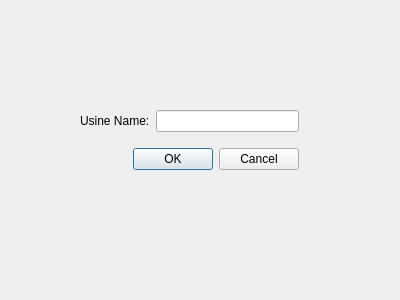
<?xml version="1.0" encoding="UTF-8"?>
<ui version="4.0">
 <class>createusine</class>
 <widget class="QDialog" name="createusine">
  <property name="geometry">
   <rect>
    <x>0</x>
    <y>0</y>
    <width>400</width>
    <height>300</height>
   </rect>
  </property>
  <property name="windowTitle">
   <string>Dialog</string>
  </property>
  <widget class="QWidget" name="">
   <property name="geometry">
    <rect>
     <x>80</x>
     <y>100</y>
     <width>219</width>
     <height>81</height>
    </rect>
   </property>
   <layout class="QVBoxLayout" name="verticalLayout">
    <item>
     <layout class="QHBoxLayout" name="horizontalLayout">
      <item>
       <widget class="QLabel" name="label">
        <property name="text">
         <string>Usine Name:</string>
        </property>
       </widget>
      </item>
      <item>
       <widget class="QLineEdit" name="lineEdit"/>
      </item>
     </layout>
    </item>
    <item>
     <widget class="QDialogButtonBox" name="buttonBox">
      <property name="orientation">
       <enum>Qt::Orientation::Horizontal</enum>
      </property>
      <property name="standardButtons">
       <set>QDialogButtonBox::StandardButton::Cancel|QDialogButtonBox::StandardButton::Ok</set>
      </property>
     </widget>
    </item>
   </layout>
  </widget>
 </widget>
 <resources/>
 <connections>
  <connection>
   <sender>buttonBox</sender>
   <signal>accepted()</signal>
   <receiver>createusine</receiver>
   <slot>accept()</slot>
   <hints>
    <hint type="sourcelabel">
     <x>248</x>
     <y>254</y>
    </hint>
    <hint type="destinationlabel">
     <x>157</x>
     <y>274</y>
    </hint>
   </hints>
  </connection>
  <connection>
   <sender>buttonBox</sender>
   <signal>rejected()</signal>
   <receiver>createusine</receiver>
   <slot>reject()</slot>
   <hints>
    <hint type="sourcelabel">
     <x>316</x>
     <y>260</y>
    </hint>
    <hint type="destinationlabel">
     <x>286</x>
     <y>274</y>
    </hint>
   </hints>
  </connection>
 </connections>
</ui>
